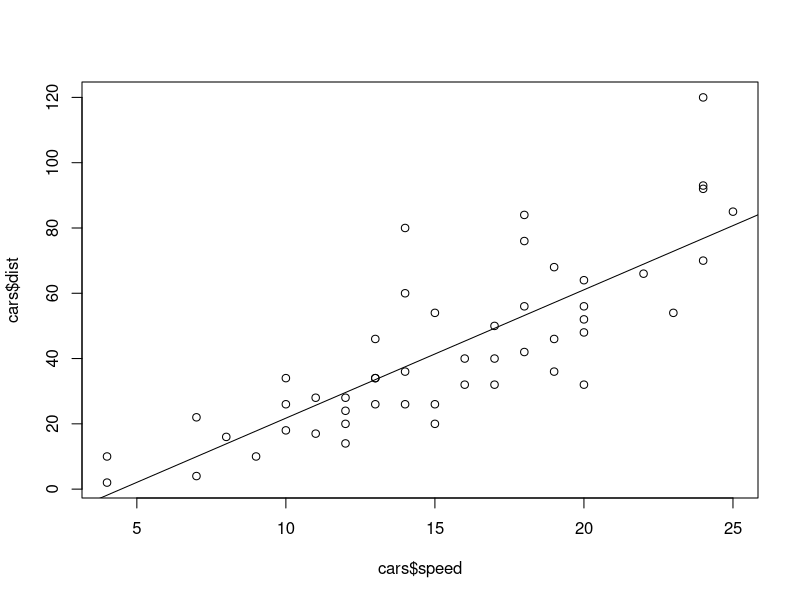
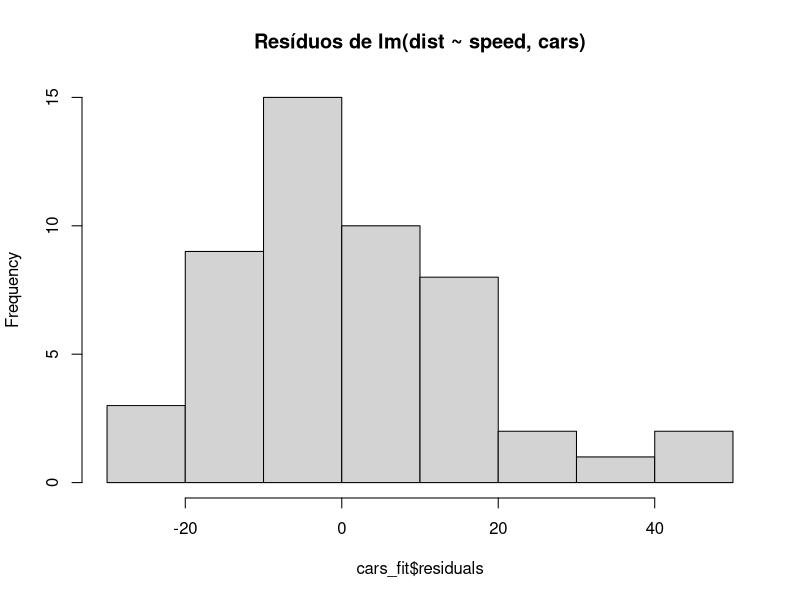
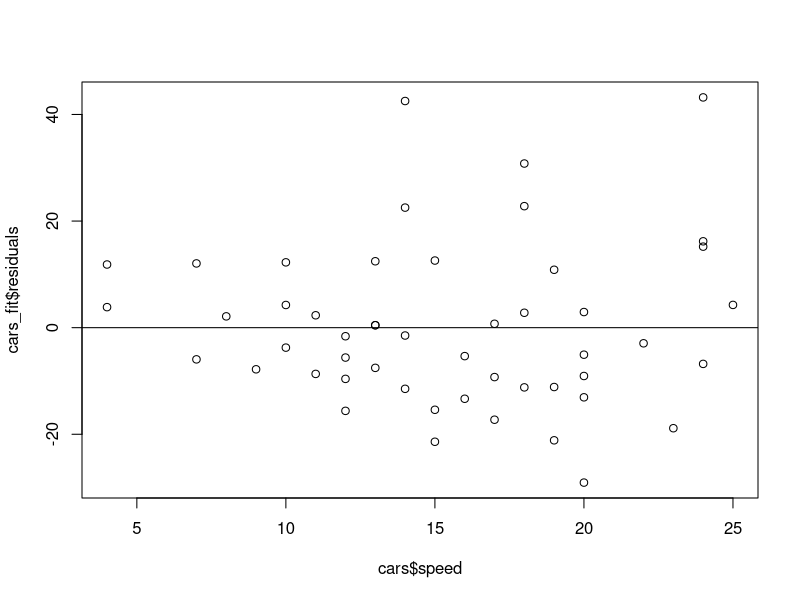

R code for these plots, in order:
## ---- chunk 1
knitr::opts_chunk$set(echo = TRUE)

simple_predict = function(model, newdata) {
  if (class(model) != 'lm') {
    warning("O objeto passado não é um modelo linear")
  }
  resp = model$coefficients[1] + model$coefficients[2]*newdata
  names(resp) = newdata
  return(resp)
}

## ---- chunk 2
cars_fit = lm(dist ~ speed, data=cars)
cars_values = c(5, 10, 14, 23, 3)

plot(cars$speed, cars$dist)
abline(cars_fit)
## ---- chunk 3
print(simple_predict(cars_fit, cars_values))
## ---- chunk 4
hist(cars_fit$residuals, main = "Resíduos de lm(dist ~ speed, cars)")
plot(x=cars$speed, y=cars_fit$residuals)
abline(0,0)
cars_summ = summary(cars_fit)
print(cars_summ)
## ---- chunk 5
ozone_solar_fit = lm(airquality$Ozone ~ airquality$Solar.R)
ozone_solar_values = c(10, 100, 200, 300)
## ---- chunk 6
print(simple_predict(ozone_solar_fit, ozone_solar_values))
## ---- chunk 7

